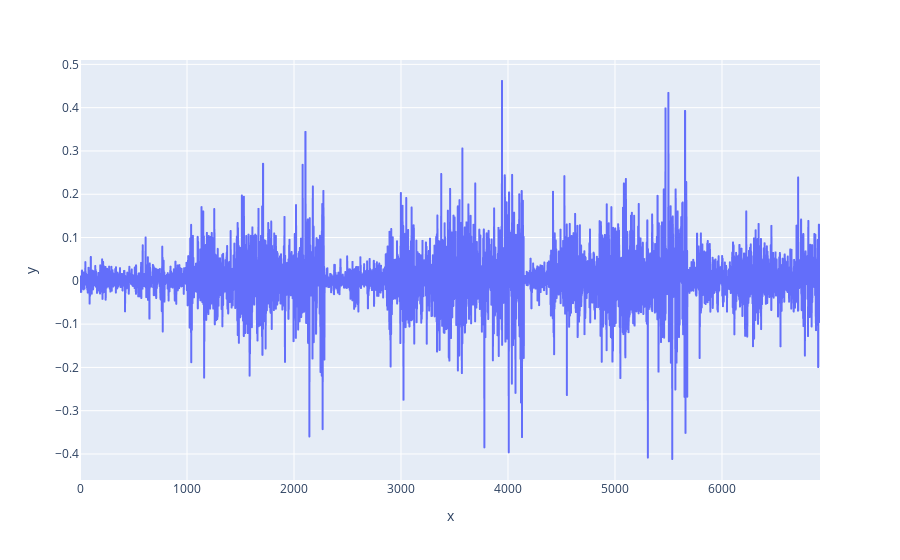

Notebook cell for this chart:
### Code cell
import plotly.express as px
fig = px.line(x=range(len(rewards_list)), y=rewards_list)
fig.show()

### Figure 1 — Plotly figure (JSON) as saved in the notebook; plotly's stock layout.template omitted (floating-point values rounded to 4 significant figures; data arrays with more than 128 entries replaced by an {"elided": "..."} marker saying what was removed)
{"data": [{"hovertemplate": "x=%{x}<br>y=%{y}<extra></extra>", "legendgroup": "", "line": {"color": "#636efa", "dash": "solid"}, "marker": {"symbol": "circle"}, "mode": "lines", "name": "", "showlegend": false, "type": "scattergl", "x": {"elided": "6917 int values"}, "xaxis": "x", "y": {"elided": "6917 float values"}, "yaxis": "y"}], "layout": {"legend": {"tracegroupgap": 0}, "margin": {"t": 60}, "xaxis": {"anchor": "y", "domain": [0, 1], "title": {"text": "x"}}, "yaxis": {"anchor": "x", "domain": [0, 1], "title": {"text": "y"}}}}
